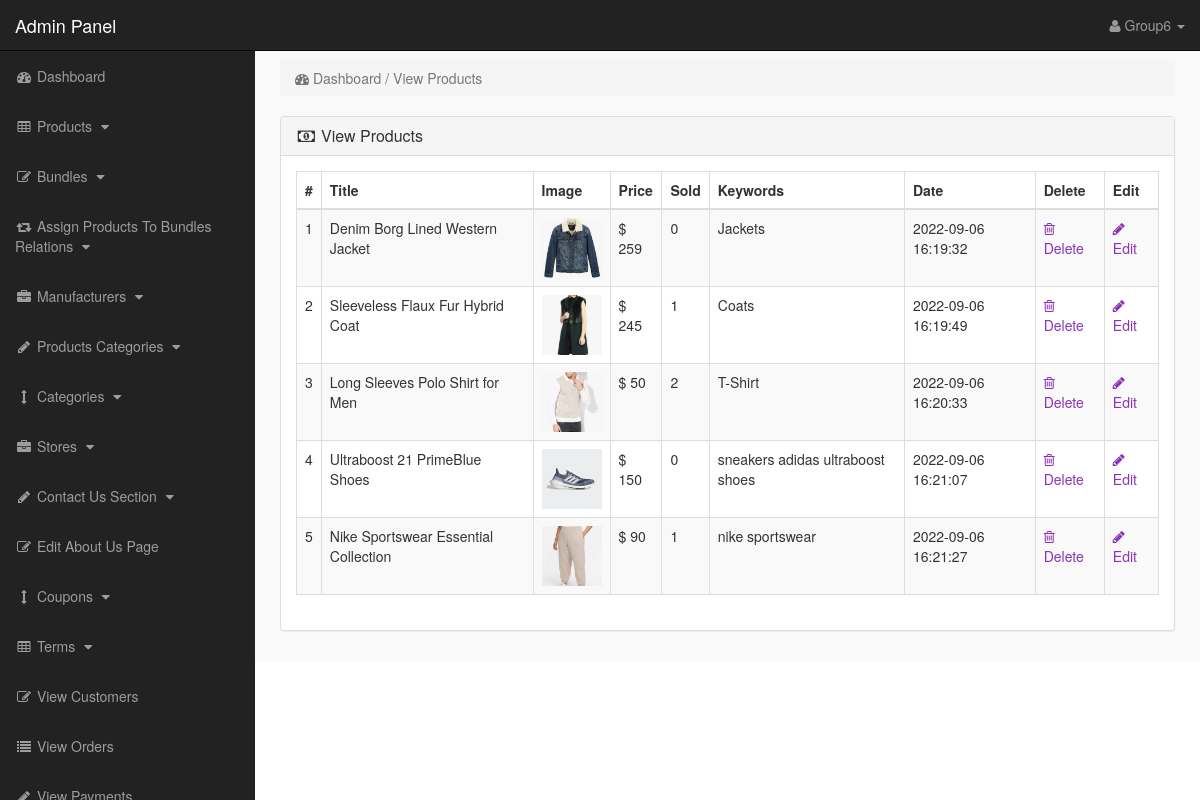
/admin_area/index.php?view_products (signed in), run on the app's committed database.
### tables this page shows
CREATE TABLE `products` (
  `product_id` int(10) NOT NULL,
  `p_cat_id` int(10) NOT NULL,
  `cat_id` int(10) NOT NULL,
  `manufacturer_id` int(10) NOT NULL,
  `date` timestamp NOT NULL DEFAULT current_timestamp() ON UPDATE current_timestamp(),
  `product_title` text NOT NULL,
  `product_url` text NOT NULL,
  `product_img1` text NOT NULL,
  `product_img2` text NOT NULL,
  `product_img3` text NOT NULL,
  `product_price` int(10) NOT NULL,
  `product_psp_price` int(100) NOT NULL,
  `product_desc` text NOT NULL,
  `product_features` text NOT NULL,
  `product_video` text NOT NULL,
  `product_keywords` text NOT NULL,
  `product_label` text NOT NULL,
  `status` varchar(255) NOT NULL
);

### admin_area/view_products.php (the view)
<?php
if(!isset($_SESSION['admin_email'])){
echo "<script>window.open('login.php','_self')</script>";
}
else {
?>
<div class="row">
<div class="col-lg-12" >
<ol class="breadcrumb" >
<li class="active" >
<i class="fa fa-dashboard"></i> Dashboard / View Products
</li>
</ol>
</div>
</div>
<div class="row" >
<div class="col-lg-12" >
<div class="panel panel-default" >
<div class="panel-heading" >
<h3 class="panel-title" >
<i class="fa fa-money fa-fw" ></i> View Products
</h3>
</div>
<div class="panel-body" >
<div class="table-responsive" >
<table class="table table-bordered table-hover table-striped" >
<thead>
<tr>
<th>#</th>
<th>Title</th>
<th>Image</th>
<th>Price</th>
<th>Sold</th>
<th>Keywords</th>
<th>Date</th>
<th>Delete</th>
<th>Edit</th>
</tr>
</thead>
<tbody>
<?php
$i = 0;
$get_pro = "select * from products where status='product'";
$run_pro = mysqli_query($con,$get_pro);
while($row_pro=mysqli_fetch_array($run_pro)){
$pro_id = $row_pro['product_id'];
$pro_title = $row_pro['product_title'];
$pro_image = $row_pro['product_img1'];
$pro_price = $row_pro['product_price'];
$pro_keywords = $row_pro['product_keywords'];
$pro_date = $row_pro['date'];
$i++;
?>
<tr>
<td><?php echo $i; ?></td>
<td><?php echo $pro_title; ?></td>
<td><img src="product_images/<?php echo $pro_image; ?>" width="60" height="60"></td>
<td>$ <?php echo $pro_price; ?></td>
<td>
<?php
$get_sold = "select * from pending_orders where product_id='$pro_id'";
$run_sold = mysqli_query($con,$get_sold);
$count = mysqli_num_rows($run_sold);
echo $count;
?>
</td>
<td> <?php echo $pro_keywords; ?> </td>
<td><?php echo $pro_date; ?></td>
<td>
<a href="index.php?delete_product=<?php echo $pro_id; ?>">
<i class="fa fa-trash-o"> </i> Delete
</a>
</td>
<td>
<a href="index.php?edit_product=<?php echo $pro_id; ?>">
<i class="fa fa-pencil"> </i> Edit
</a>
</td>
</tr>
<?php } ?>
</tbody>
</table>
</div>
</div>
</div>
</div>
</div>
<?php } ?>

### admin_area/includes/sidebar.php (shortened to what this page needs)
<?php
if(!isset($_SESSION['admin_email'])){
echo "<script>window.open('login.php','_self')</script>";
}
else {
?>
<nav class="navbar navbar-inverse navbar-fixed-top" >
<div class="navbar-header" >
<a class="navbar-brand" href="index.php?dashboard" >Admin Panel</a>
</div>
<ul class="nav navbar-right top-nav" >
<li class="dropdown" >
<a href="#" class="dropdown-toggle" data-toggle="dropdown" >
<i class="fa fa-user" ></i>
<?php echo $admin_name; ?> <b class="caret" ></b>
</a>
</li>
</ul>
<div class="collapse navbar-collapse navbar-ex1-collapse">
<ul class="nav navbar-nav side-nav">
<li>
<a href="index.php?dashboard">
<i class="fa fa-fw fa-dashboard"></i> Dashboard
</a>
</li>
<li>
<a href="#" data-toggle="collapse" data-target="#products">
<i class="fa fa-fw fa-table"></i> Products
<i class="fa fa-fw fa-caret-down"></i>
</a>
</li>
<li>
<a href="#" data-toggle="collapse" data-target="#bundles">
<i class="fa fa-fw fa-edit"></i> Bundles
<i class="fa fa-fw fa-caret-down"></i>
</a>
</li>
<li>
<a href="#" data-toggle="collapse" data-target="#relations">
<i class="fa fa-fw fa-retweet"></i> Assign Products To Bundles Relations
<i class="fa fa-fw fa-caret-down"></i>
</a>
</li>
<li>
<a href="#" data-toggle="collapse" data-target="#manufacturers">
<i class="fa fa-fw fa-briefcase"></i> Manufacturers
<i class="fa fa-fw fa-caret-down"></i>
</a>
</li>
<li>
<a href="#" data-toggle="collapse" data-target="#p_cat">
<i class="fa fa-fw fa-pencil"></i> Products Categories
<i class="fa fa-fw fa-caret-down"></i>
</a>
</li>
<li>
<a href="#" data-toggle="collapse" data-target="#cat">
<i class="fa fa-fw fa-arrows-v"></i> Categories
<i class="fa fa-fw fa-caret-down"></i>
</a>
</li>
<li>
<a href="#" data-toggle="collapse" data-target="#store">
<i class="fa fa-fw fa-briefcase"></i> Stores
<i class="fa fa-fw fa-caret-down"></i>
</a>
</li>
<li>
<a href="#" data-toggle="collapse" data-target="#contact_us">
<i class="fa fa-fw fa-pencil"> </i> Contact Us Section
<i class="fa fa-fw fa-caret-down"></i>
</a>
</li>
<li>
<a href="index.php?edit_about_us">
<i class="fa fa-fw fa-edit"></i> Edit About Us Page
</a>
</li>
<li>
<a href="#" data-toggle="collapse" data-target="#coupons">
<i class="fa fa-fw fa-arrows-v"></i> Coupons
<i class="fa fa-fw fa-caret-down"></i>
</a>
</li>
<li>
<a href="#" data-toggle="collapse" data-target="#terms" >
<i class="fa fa-fw fa-table"></i> Terms
<i class="fa fa-fw fa-caret-down"></i>
</a>
</li>
<li>
<a href="index.php?view_customers">
<i class="fa fa-fw fa-edit"></i> View Customers
</a>
</li>
<li>
<a href="index.php?view_orders">
<i class="fa fa-fw fa-list"></i> View Orders
</a>
</li>
<li>
<a href="index.php?view_payments">
<i class="fa fa-fw fa-pencil"></i> View Payments
</a>
</li>
</ul>
</div>
</nav>
<?php } ?>

### admin_area/css/style.css (style rules this page uses)
body { margin-top:100px; }
@media (min-width: 768px) { body { margin-top:50px; } }
.top-nav { padding:0 15px; }
.top-nav>li { display:inline-block; float:left; }
.top-nav>li>a { padding-top:15px; padding-bottom:15px; line-height:20px; color:#999; }
@media (min-width: 768px) { .side-nav { position:fixed; top:51px; width:255px; border-radius:0; overflow-y:auto; background-color: #222; bottom:0; overflow-x:hidden; padding-bottom:40px; } }
@media (min-width: 768px) { .side-nav>li>a { width:255px; } }
.panel-body { border-radius:5px; }

### data on the page
products: product_title "Denim Borg Lined Western Jacket", product_img1 (picture), product_price "259", count "0", product_keywords "Jackets", date "2022-09-06 16:19:32"
products: product_title "Sleeveless Flaux Fur Hybrid Coat", product_img1 (picture), product_price "245", count "1", product_keywords "Coats", date "2022-09-06 16:19:49"
products: product_title "Long Sleeves Polo Shirt for Men", product_img1 (picture), product_price "50", count "2", product_keywords "T-Shirt", date "2022-09-06 16:20:33"
products: product_title "Ultraboost 21 PrimeBlue Shoes", product_img1 (picture), product_price "150", count "0", product_keywords "sneakers adidas ultraboost shoes", date "2022-09-06 16:21:07"
products: product_title "Nike Sportswear Essential Collection", product_img1 (picture), product_price "90", count "1", product_keywords "nike sportswear", date "2022-09-06 16:21:27"

### other printed values
$admin_name "Group6"
